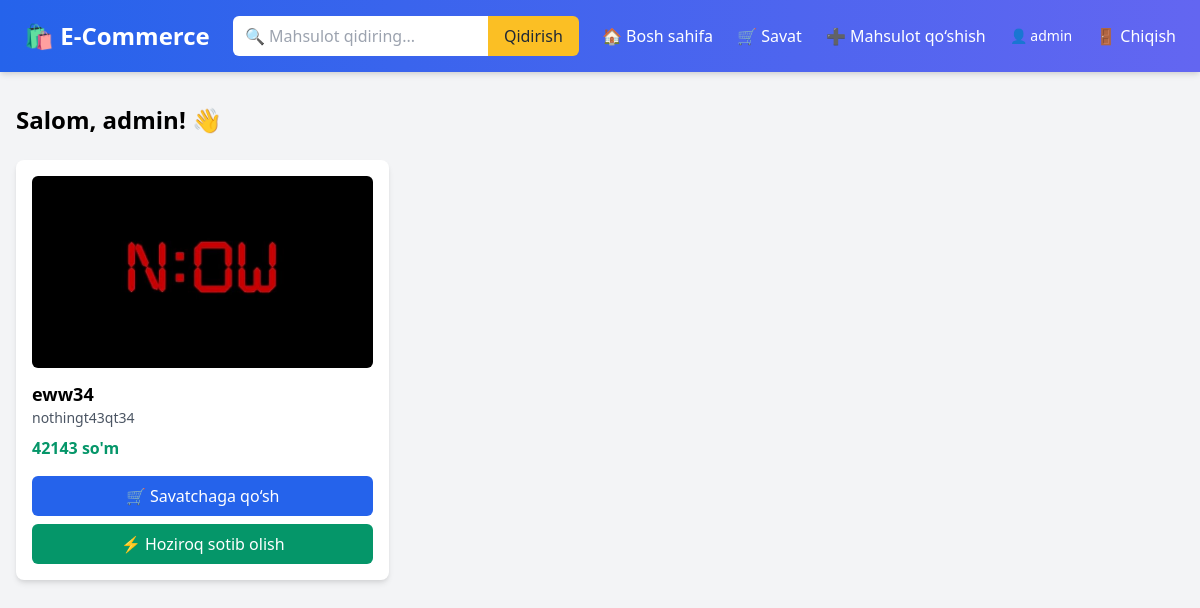
The app's page / (signed in), older data.
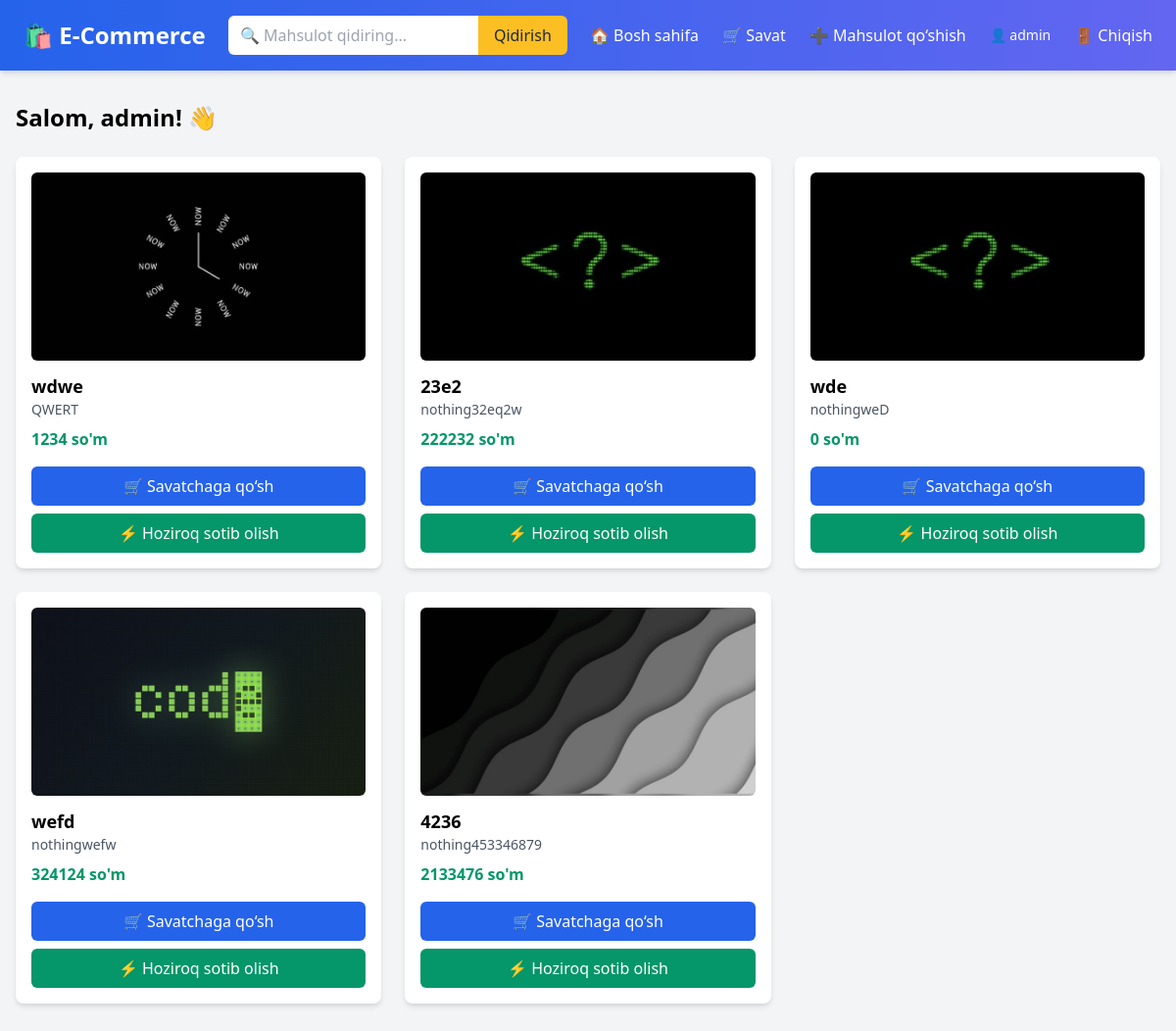
The same page, newer data.
### users/models.py (models this page shows, shortened)
class CustomUser(AbstractUser):
    ROLE_CHOICES=[("customer", "Customer"),   # oddiy xaridor
        ("seller", "Seller"),       # mahsulot qo‘shadigan
             ]
    role=models.CharField(max_length=20,choices=ROLE_CHOICES,default="customer")

### store/models.py (models this page shows, shortened)
class Product(models.Model):
    title=models.CharField(max_length=70)
    about=models.TextField(default="nothing")
    price=models.DecimalField(max_digits=10,decimal_places=2)
    stock=models.IntegerField(default=0)
    image=models.ImageField(upload_to='products/')
    created_at=models.DateTimeField(auto_now_add=True)
    category=models.ForeignKey(Category,on_delete=models.CASCADE,related_name="products")
    is_active=models.BooleanField(default=True)
    seller=models.ForeignKey(CustomUser,
                             on_delete=models.CASCADE,
                             related_name="products",
                             null=True,
                             blank=True
                             )

### store/views.py (the view)
# urls.py: 2. Add a URL to urlpatterns:  path('', views.home, name='home')
@login_required(login_url='/login/')
def home(request):
    product=Product.objects.all()
    return render(request, 'home.html',{"product":product})

### store/templates/home.html (shortened to what this page needs)
<!DOCTYPE html>
<html lang="uz">
<head>
  <link href="https://cdn.jsdelivr.net/npm/tailwindcss@2.2.19/dist/tailwind.min.css" rel="stylesheet">
</head>
<body class="bg-gray-100">
  <header class="bg-gradient-to-r from-blue-600 to-indigo-500 text-white shadow-md">
    <div class="max-w-7xl mx-auto flex justify-between items-center py-4 px-6">
      <div class="text-2xl font-bold">🛍️ E-Commerce</div>
      <form method="get" action="{% url 'search' %}" class="flex">
        <input
          type="text"
          name="q"
          placeholder="🔍 Mahsulot qidiring..."
          class="px-3 py-2 rounded-l-md focus:outline-none text-gray-700"
        >
        <button
          type="submit"
          class="bg-yellow-400 hover:bg-yellow-500 text-gray-800 px-4 rounded-r-md">
          Qidirish
        </button>
      </form>
      <nav class="flex space-x-6 items-center">
        <a href="{% url 'home' %}" class="hover:underline">🏠 Bosh sahifa</a>
        <a href="{% url 'seecart' %}" class="hover:underline">🛒 Savat</a>
        <a href="{% url 'add_pr' %}" class="hover:underline">➕ Mahsulot qo‘shish</a>
        {% if user.is_authenticated %}
          <span class="text-sm">👤 {{ user.username }}</span>
          <a href="{% url 'logout' %}" class="hover:underline">🚪 Chiqish</a>
        {% else %}
          <a href="{% url 'login' %}" class="hover:underline">🔑 Kirish</a>
          <a href="{% url 'register' %}" class="hover:underline">📝 Ro‘yxatdan o‘tish</a>
        {% endif %}
      </nav>
    </div>
  </header>
  <main class="max-w-7xl mx-auto py-8 px-4">
    <h1 class="text-2xl font-bold mb-6">Salom, {{ user.username }}! 👋</h1>
    {% if product %}
      <div class="grid grid-cols-1 sm:grid-cols-2 md:grid-cols-3 gap-6">
        {% for p in product %}
          <div class="bg-white rounded-lg shadow-md p-4 flex flex-col">
            <img src="{{ p.image.url }}"
                 alt="{{ p.title }}"
                 class="h-48 w-full object-cover rounded-md">
            <h2 class="text-lg font-semibold mt-3">{{ p.title }}</h2>
            <p class="text-gray-600 text-sm line-clamp-2">{{ p.about|truncatewords:15 }}</p>
            <p class="text-green-600 font-bold mt-2">{{ p.price|floatformat:0 }} so'm</p>
            <div class="mt-4 space-y-2">
              <form action="{% url 'add_pr_to_cart' p.id %}" method="post">
                <button type="submit"
                        class="w-full bg-blue-600 hover:bg-blue-700 text-white py-2 rounded-md">
                  🛒 Savatchaga qo‘sh
                </button>
              </form>
              <form action="{% url 'add_pr_to_order' p.id %}" method="post">
                <button type="submit"
                        class="w-full bg-green-600 hover:bg-green-700 text-white py-2 rounded-md">
                  ⚡ Hoziroq sotib olish
                </button>
              </form>
            </div>
          </div>
        {% endfor %}
      </div>
    {% else %}
      <p class="text-gray-500 text-center text-lg">Mahsulotlar yo‘q 😢</p>
    {% endif %}
  </main>
</body>
</html>

Row changes from the older to the newer data that the page shows:
removed Product: image (picture), title "eww34", about "nothingt43qt34", price "42143"
added Product: image (picture), title "wdwe", about "QWERT", price "1234"
added Product: image (picture), title "23e2", about "nothing32eq2w", price "222232"
added Product: image (picture), title "wde", about "nothingweD", price "0"
added Product: image (picture), title "wefd", about "nothingwefw", price "324124"
added Product: image (picture), title "4236", about "nothing453346879", price "2133476"
